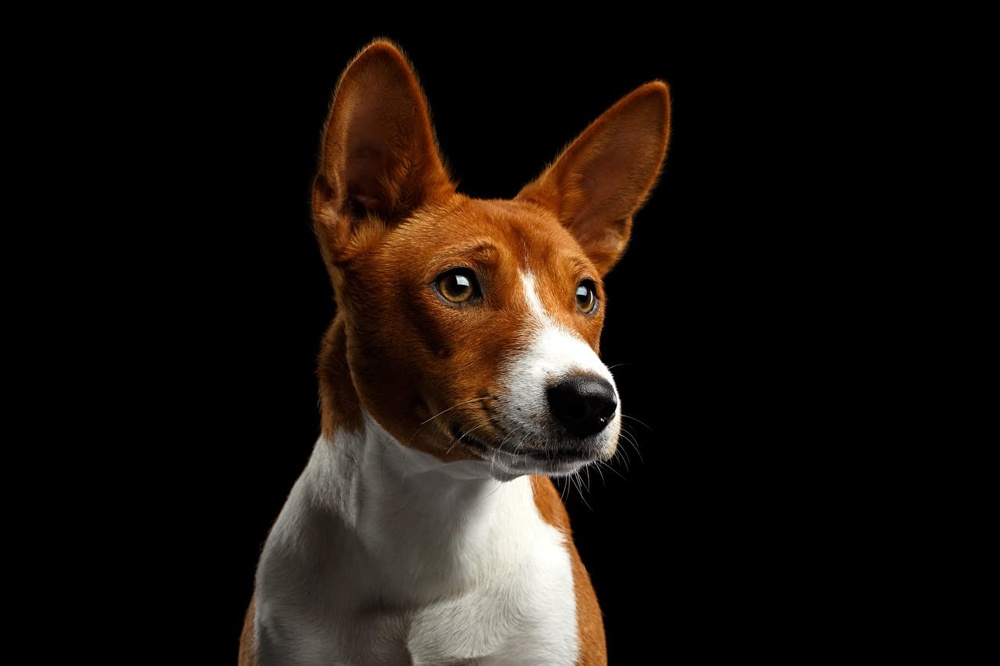
#> input picture images/perro.jpg, 1000 x 666 px, shrunk from 1280 x 853 before the run, found by its file name
$ python segmentar_kmeans.py
#> lines starting #> are read from the running program, lines starting #| are printed output that depends on the picture; after the words box and inside, x2 and y2 are one past the last pixel; in counts of white or black regions, pixels touching at a corner belong together
import cv2
import numpy as np

def inicializar_centroides(datos, k):
    centroides = []
    # seleccionar un pixel random y hacerlo centroide
    centroides.append(datos[np.random.randint(datos.shape[0])])


    for _ in range(1, k):
        # calcula la distancia mínima de cada pixel a los centroides
        distancias = np.array([min([np.linalg.norm(x-c) for c in centroides]) for x in datos])
        # validar que tan cerca esta cada punto de datos de los centroides
        probabilidades = distancias / distancias.sum()
        probabilidades_acumuladas = probabilidades.cumsum()
        # seleccionar un pixel random segun las probabilidades
        aleatorio = np.random.rand()
        # el primer pixel que tenga una prob acum mayor se elige como nuevo centroide
        indice = np.where(probabilidades_acumuladas >= aleatorio)[0][0]
        centroides.append(datos[indice])

    return np.array(centroides)

def kmeans(imagen, k=2, max_iter=100):
    # adaptar imagen a una matriz (n*m, #canal)
    if len(imagen.shape) == 3:
        datos = imagen.reshape((-1, 3)).astype(np.float32)
    else:
        datos = imagen.reshape((-1, 1)).astype(np.float32)

    centroides = inicializar_centroides(datos, k)

    for _ in range(max_iter):
        """calcular distancia euclidiana (punto y centroide)
        matriz de distancias
        cada fila es la distancia el punto el respect centroide
        """
        distancias = np.linalg.norm(datos[:, np.newaxis] - centroides, axis=2)

        # asignacion de cluster
        """
        cada indice conteiene la distancia que existe entre el cluster y el pixel
        np.argmin -> devuelve el indice con la menor distancia
        """
        etiquetas = np.argmin(distancias, axis=1)

        # actualizar centroides con el promedio de cada cluster
        nuevos_centroides = np.array([datos[etiquetas == i].mean(axis=0) for i in range(k)])

        # si estan cerca debe terminar la asignacion
        if np.allclose(centroides, nuevos_centroides):
            break

        centroides = nuevos_centroides

    imagen_segmentada = centroides[etiquetas].reshape(imagen.shape)

    return imagen_segmentada

if __name__ == "__main__":
    image = cv2.imread("c:/Users/Hp245-User/Desktop/openCV/images/perro.jpg",0)
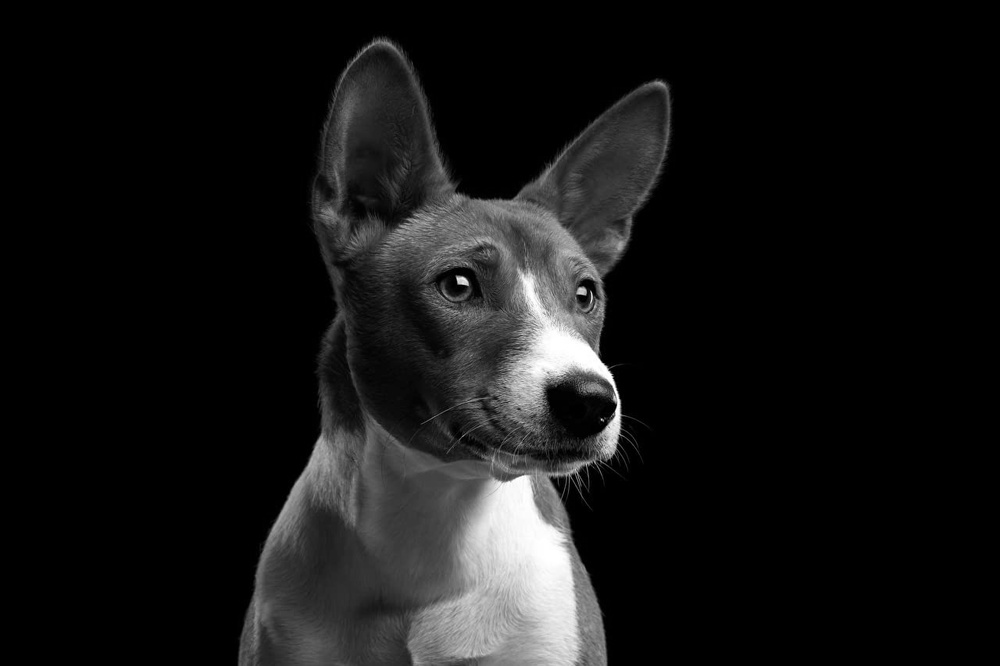
#> image: shape (666, 1000); min 0, max 255, mean 21.6

    segmented_image = kmeans(image)
#> the loop in inicializar_centroides, `for _ in range(1, k):` made 1 pass
#> indice on pass 1: 563449
#> after the loop in inicializar_centroides, `for _ in range(1, k):`: centroides = [[0], [88]]
#> in kmeans, `centroides = inicializar_centroides(datos, k)`: centroides = [0, 88]
#> the loop in kmeans, `for _ in range(max_iter):` made 9 passes
#> centroides on passes 1 to 8: [2.46, 107.8], [4.1, 118.9], [5.1, 125.9], [5.75, 130.8], [6.24, 134.5], [6.53, 136.7], [6.67, 137.9], [6.81, 139]
#> in kmeans, `imagen_segmentada = centroides[etiquetas].reshape(imagen.shape)`:
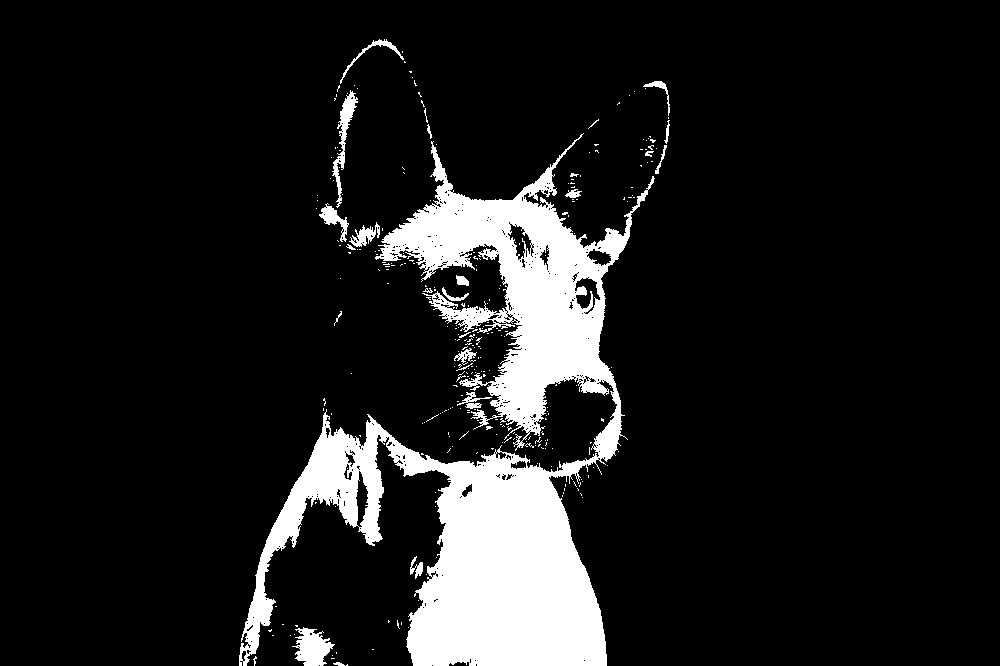
#> imagen_segmentada: shape (666, 1000) float32; values 6.81 (black) and 139 (white), 11.2% white; 292 white regions (267 under 20 px), largest, box (x1, y1, x2, y2) and area: (239, 133, 655, 666) 69579, (292, 627, 335, 666) 988, (332, 90, 358, 208) 768

    cv2.namedWindow("imagen original", cv2.WINDOW_NORMAL)
    cv2.imshow("imagen original", image)

    cv2.namedWindow("imagen segmentada", cv2.WINDOW_NORMAL)
    cv2.imshow("imagen segmentada", segmented_image.astype(np.uint8))

    cv2.waitKey(0)
    cv2.destroyAllWindows()
